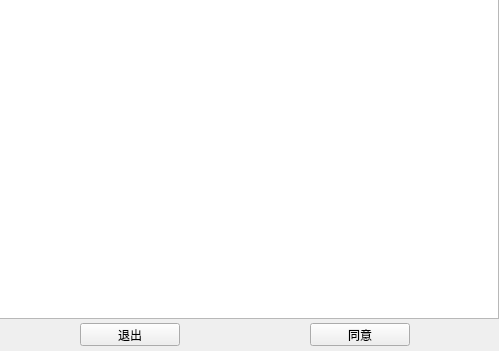
<?xml version="1.0" encoding="UTF-8"?>
<ui version="4.0">
 <class>eulaForm</class>
 <widget class="QWidget" name="eulaForm">
  <property name="geometry">
   <rect>
    <x>0</x>
    <y>0</y>
    <width>499</width>
    <height>351</height>
   </rect>
  </property>
  <property name="windowTitle">
   <string>AntiZTools用户协议</string>
  </property>
  <widget class="QTextBrowser" name="textBrowser">
   <property name="geometry">
    <rect>
     <x>-1</x>
     <y>-1</y>
     <width>500</width>
     <height>320</height>
    </rect>
   </property>
  </widget>
  <widget class="QPushButton" name="exitBtn">
   <property name="geometry">
    <rect>
     <x>80</x>
     <y>323</y>
     <width>100</width>
     <height>23</height>
    </rect>
   </property>
   <property name="text">
    <string>退出</string>
   </property>
  </widget>
  <widget class="QPushButton" name="agreeBtn">
   <property name="geometry">
    <rect>
     <x>310</x>
     <y>323</y>
     <width>100</width>
     <height>23</height>
    </rect>
   </property>
   <property name="text">
    <string>同意</string>
   </property>
  </widget>
 </widget>
 <resources/>
 <connections/>
</ui>
